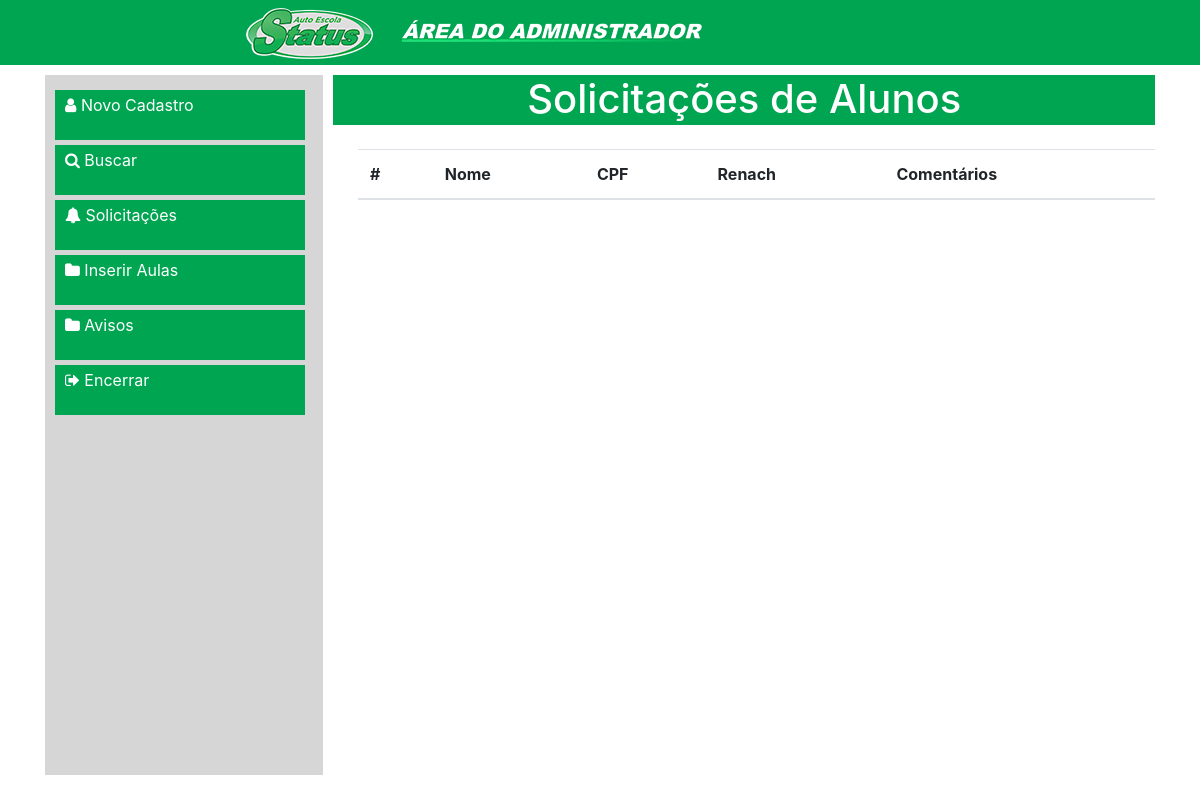
Page /View/adm/solicitacoes.php on the earlier database version.
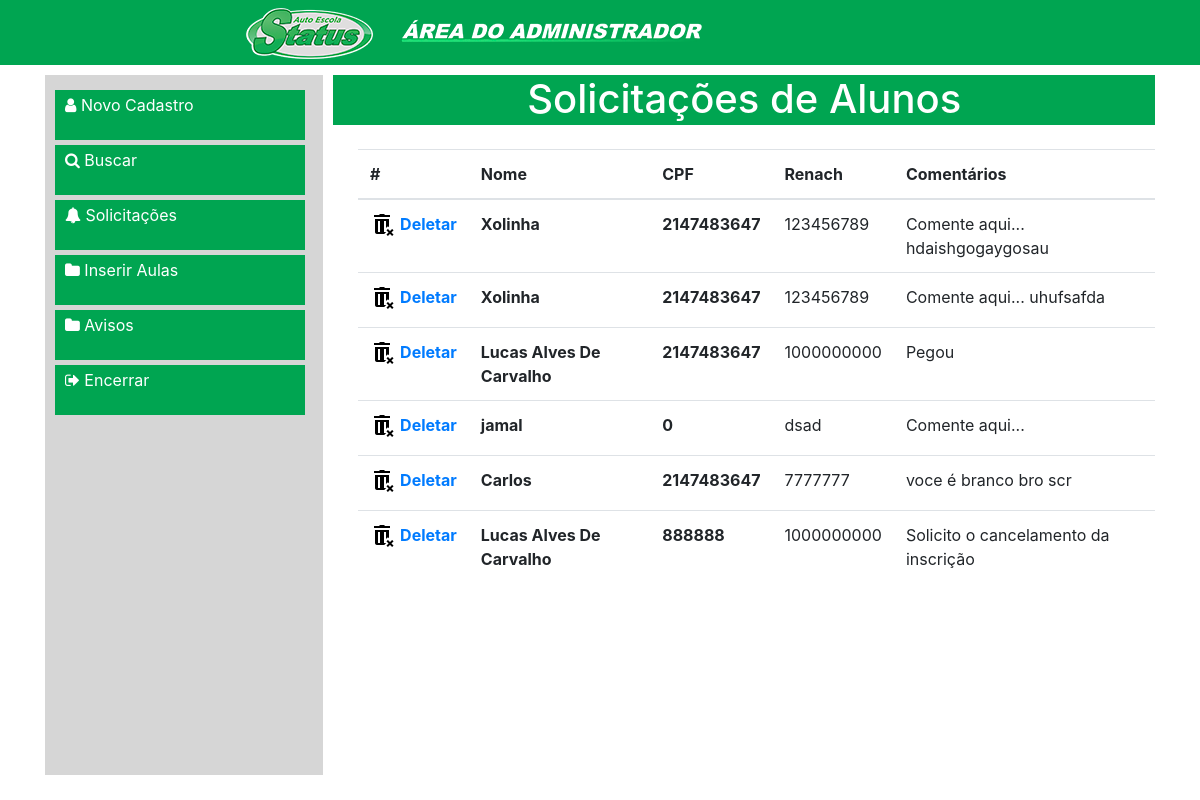
Same page on the later database version.
### tables this page shows
CREATE TABLE `solicitacao` (
  `id` int(11) NOT NULL,
  `nome` text NOT NULL,
  `cpf` int(11) NOT NULL,
  `renach` varchar(20) NOT NULL,
  `comentarios` varchar(100) NOT NULL
);

### model/modelDao/Conexao.php (called while the page is built)
<?php
class Conexao {
    private $usuario;
    private $senha;
    private $banco;
    private $servidor;
    private static $pdo;
    public function __construct(){
        $this->servidor = "localhost";
        $this->banco = "webstatus";
        $this->usuario = "root";
        $this->senha = "";
    }
    public function conectar(){
        try{
            if(is_null(self::$pdo)){
                self::$pdo = new PDO("mysql:host=".$this->servidor.";dbname=".$this->banco, $this->usuario, $this->senha);
            }
            return self::$pdo;
        } catch (PDOException $ex) {
			echo $ex->getMessage();
        }
    }
}

### View/adm/solicitacoes.php (the view, shortened to what this page needs)
<!DOCTYPE html>
<html lang="pt-br">
    <link rel="stylesheet" type="text/css" href="./css/Padm.css">
    <link href="https://stackpath.bootstrapcdn.com/font-awesome/4.7.0/css/font-awesome.min.css" rel="stylesheet">
    <link rel="stylesheet" href="https://stackpath.bootstrapcdn.com/bootstrap/4.4.1/css/bootstrap.min.css">
</head>
<body>
    <header>
        <div class="header-area">
            <div class="logo">
                <a href="#">
                    <img src="./images/logoadm.png" alt="">
                </a>
            </div>
        </div>
    </header>
    <div style="height: 90%;" class="container">
        <nav>
            <ul class="menu">
                <a href="adm.php">
                    <li><i class="fa fa-user"></i> Novo Cadastro</li>
                </a>
                <a href="buscar.php">
                    <li><i class="fa fa-search"></i> Buscar</li>
                </a>
                <a href="solicitacoes.php">
                    <li><i class="fa fa-bell"></i> Solicitações</li>
                </a>
                <a href="inseriraulas.php">
                    <li><i class="fa fa-folder"></i> Inserir Aulas</li>
                </a>
                <a href="avisos.php">
                    <li><i class="fa fa-folder"></i> Avisos</li>
                </a>
                <a href="../admin.php">
                    <li><i class="fa fa-sign-out"></i> Encerrar</li>
                </a>
            </ul>
        </nav>
        <section>
            <div class="mininav">
                <h1>Solicitações de Alunos</h1>
            </div>
            <br>
            <div class="text-f">
                <table class="table">
                    <thead>
                        <tr>
                            <th scope="col">#</th>
                            <th scope="col">Nome</th>
                            <th scope="col">CPF</th>
                            <th scope="col">Renach</th>
                            <th scope="col">Comentários</th>
                        </tr>
                    </thead>
                    <tbody>
                        <?php
                            require_once '../../model/modelDao/Conexao.php';
                            $con = new Conexao();
                            $query = $con->conectar()->prepare('select * from solicitacao');
                            $query->execute();
                            $resultado = $query->fetchAll();
                            foreach ($resultado as $value) {
                                $id = $value['id'];
                                $nome = $value['nome'];
                                $cpf = $value['cpf'];
                                $renach = $value['renach'];
                                $comentarios = $value['comentarios'];
                                echo "
                                <tr>
                                    <th style=\"width: 100px;\">
                                        <a class=\"excluir\" href='../../controller/ControllerDeleteSolicitacoes.php?id=$id'>
                                            <img src=\"../assets/images/icons8-excluir-lixeira-24.png\">
                                            <div>Deletar</div>
                                        </a>
                                    </th>
                                    <th>$nome</th>
                                    <th>$cpf</th>
                                    <td>$renach</td>
                                    <td>$comentarios</td>
                                </tr>
                                ";
                            }
                        ?>
                    </tbody>
                </table>
            </div>
        </section>
    </div>
</body>
</html>

Differences in the rows shown:
added solicitacao: nome "Xolinha", cpf "2147483647", renach "123456789", comentarios "Comente aqui... hdaishgogaygosau"
added solicitacao: nome "Xolinha", cpf "2147483647", renach "123456789", comentarios "Comente aqui... uhufsafda"
added solicitacao: nome "Lucas Alves De Carvalho", cpf "2147483647", renach "1000000000", comentarios "Pegou"
added solicitacao: nome "jamal", cpf "0", renach "dsad", comentarios "Comente aqui..."
added solicitacao: nome "Carlos", cpf "2147483647", renach "7777777", comentarios "voce é branco bro scr"
added solicitacao: nome "Lucas Alves De Carvalho", cpf "888888", renach "1000000000", comentarios "Solicito o cancelamento da inscrição"
